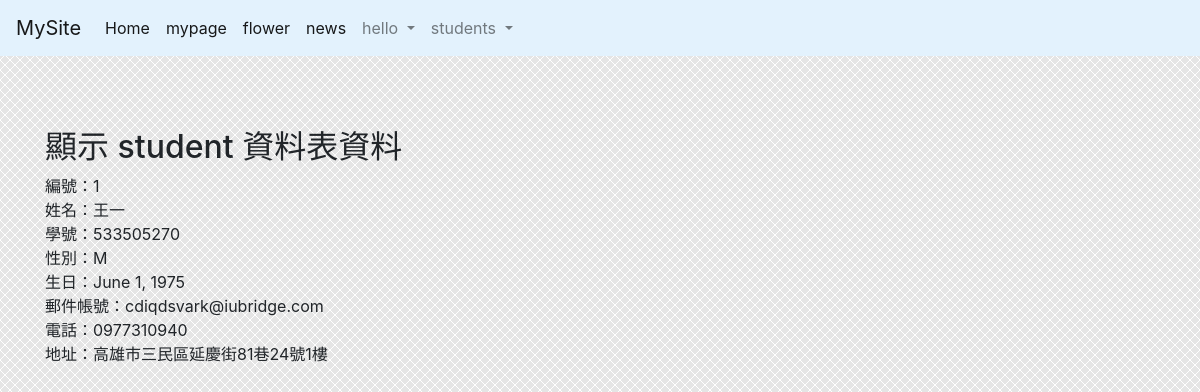
The app's page /listone/ with its own data.
### students/models.py (models this page shows, shortened)
class student(models.Model):
	stdID = models.CharField(max_length=10, null=False)
	stdName = models.CharField(max_length=50, null=False)
	stdSex = models.CharField(max_length=2, default="M", null=False)
	stdBirth = models.DateField(null=False)
	stdEmail = models.CharField(max_length=100, blank=True, null=False)
	stdPhone = models.CharField(max_length=20, blank=True, null=False)
	stdAddress = models.CharField(max_length=255, blank=True, null=False)

### students/views.py (the view)
# urls.py: path('listone/', listone),
def listone(request):
	try:
		unit = student.objects.get(stdName="王一")
	except:
		errormessage = "(讀取錯誤)"
	return render(request, "listone.html",locals())

### templates/listone.html (shortened to what this page needs)
{% extends "base.html" %}
{% block content %}
<br /><br /><br />
		<h2>顯示 student 資料表資料{{errormessage}}</h2>
        編號：{{ unit.id }} <br />
        姓名：{{ unit.stdName }}  <br />
        學號：{{ unit.stdID }}  <br />
        性別：{{ unit.stdSex }}  <br />
        生日：{{ unit.stdBirth}}  <br />
        郵件帳號：{{unit.stdEmail }}  <br />
        電話：{{ unit.stdPhone }}  <br />
        地址：{{ unit.stdAddress}}  <br />
{% endblock %}

### templates/base.html (shortened to what this page needs)
<!DOCTYPE html>
<html lang="en">
<head>
    <link rel="stylesheet" href="style.css">
    <link rel="stylesheet" href="https://cdn.jsdelivr.net/npm/bootstrap@4.6.2/dist/css/bootstrap.min.css">
</head>
<body>
    <nav class="navbar navbar-expand-md navbar-light" style="background-color: #e3f2fd;">
      <a class="navbar-brand" href="/">MySite</a>
      <div class="collapse navbar-collapse" id="navbarsExampleDefault">
    <ul class="navbar-nav mr-auto">
      <li class="nav-item active">
            <a class="nav-link" href="/">Home <span class="sr-only">(current)</span></a>
      </li>
      <li class="nav-item active">
            <a class="nav-link" href="/mypage">mypage <span class="sr-only">(current)</span></a>
      </li>
      <li class="nav-item active">
            <a class="nav-link" href="/flower">flower <span class="sr-only">(current)</span></a>
      </li>
      <li class="nav-item active">
            <a class="nav-link" href="/news/index">news <span class="sr-only">(current)</span></a>
      </li>
      <li class="nav-item dropdown">
        <a class="nav-link dropdown-toggle" href="#" role="button" data-toggle="dropdown" aria-expanded="false">
          hello
        </a>
      </li>
      <li class="nav-item dropdown">
        <a class="nav-link dropdown-toggle" href="#" role="button" data-toggle="dropdown" aria-expanded="false">
          students
        </a>
      </li>
    </ul>
      </div>
    </nav>
    <main role="main" class="container">
    <div id="content">
        {% block content %}{% endblock %}
    </div>
    </main>
</body>
</html>

### static/css/style.css (style rules this page uses)
html, body { margin: 0; padding: 0; height: 100%; border: none; }
body { margin-left: 0px; margin-top: 0px; margin-right: 0px; margin-bottom: 0px; background-image: url(images/bg.gif); }

### records on screen
student: id "1", stdName "王一", stdID "533505270", stdSex "M", stdBirth "June 1, 1975", stdEmail "cdiqdsvark@iubridge.com", stdPhone "0977310940", stdAddress "高雄市三民區延慶街81巷24號1樓"
